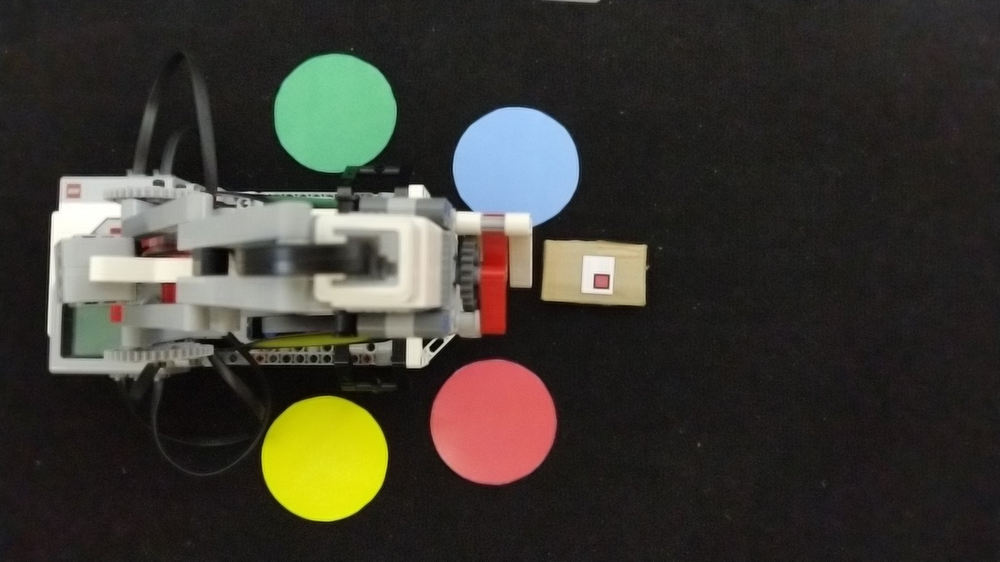
%> input picture teste.png, 1000 x 562 px, shrunk from 1920 x 1080 before the run
$ octave --eval "result = GetShape(imread('teste.png'));"   (GNU Octave 9; MATLAB toolbox functions it lacks are replaced by stand-ins)
%> lines starting %> are read from the running program, lines starting %| are printed output that depends on the picture; in (x1, y1, x2, y2) boxes, pixels count from 0 and x2, y2 are one past the last pixel; in counts of white or black regions, pixels touching at a corner belong together; the program's own positions count from 1
function [shape] = GetShape(im_IN)
%GETSHAPE Finds shape of object within picture

%convert rgb to gray
im_IN_gray = rgb2gray(im_IN);
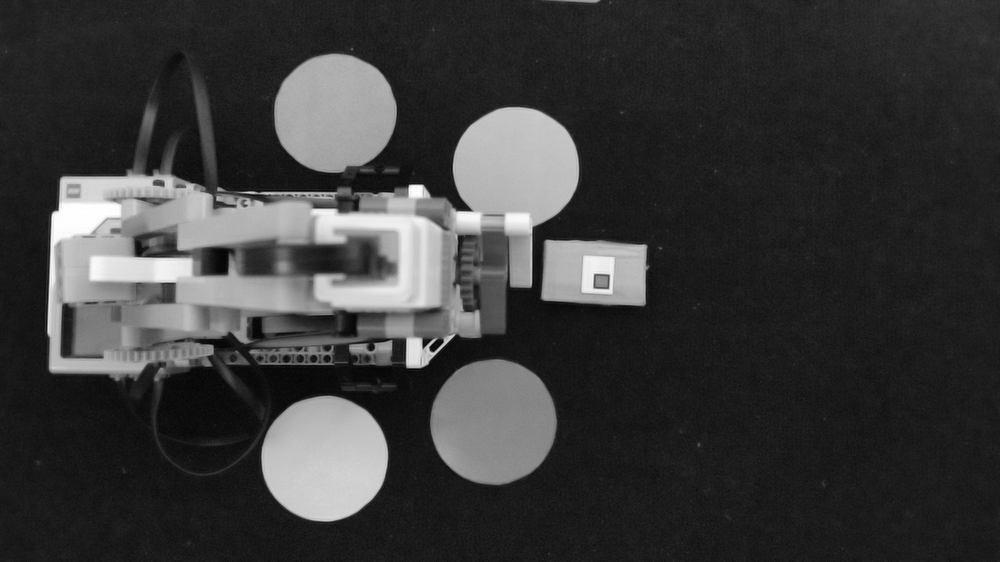
%> im_IN_gray: size 562x1000 uint8; min 1, max 255, mean 58

%binarize image
im_BW = imbinarize(im_IN_gray);
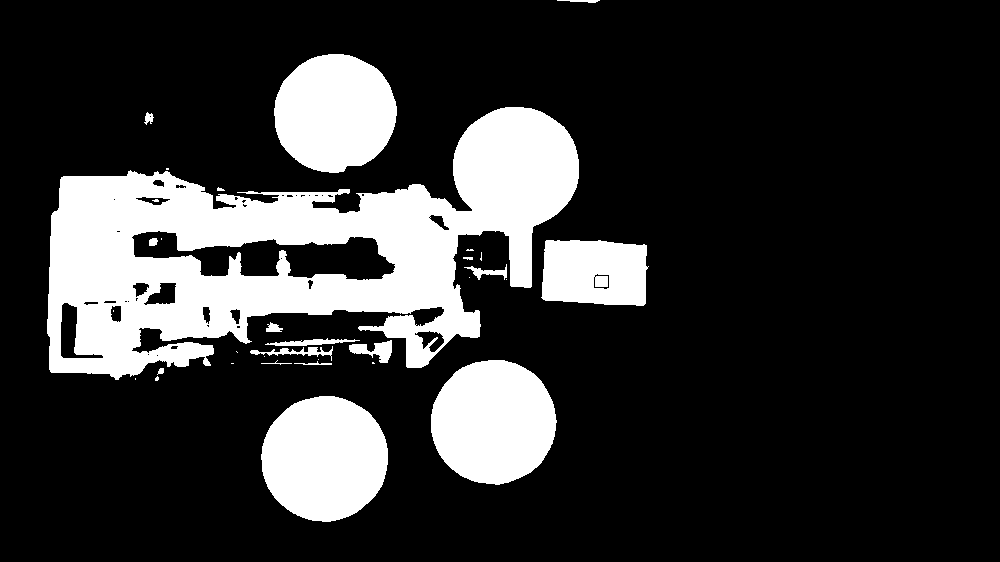
%> im_BW: size 562x1000 logical; 19.9% white; 33 white regions (15 under 20 px), largest, box (x1, y1, x2, y2) and area: (47, 107, 579, 380) 67475, (261, 396, 388, 522) 12491, (431, 360, 557, 485) 12267

% Define o kernelde pesquisa
se =  strel('disk',5);
% Aplica uma erosão à imagem
im_BW = imerode(im_BW, se);
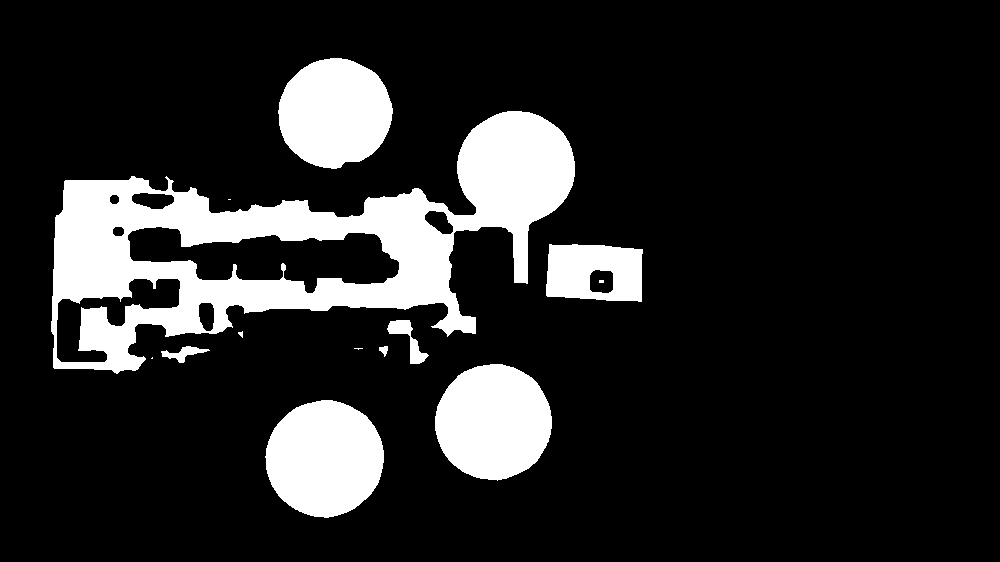
%> im_BW: size 562x1000 logical; 15.2% white; 13 white regions (4 under 20 px), largest, box (x1, y1, x2, y2) and area: (51, 111, 575, 374) 48838, (265, 400, 384, 518) 10823, (435, 364, 552, 481) 10610
%subplot(2, 3, 6);imshow(im_BW); title('Eroded object');

Objects = bwconncomp(im_BW, 8);
%> Objects = 13 connected components
info = regionprops(Objects, 'Circularity');
%> info = 13 items; first 5, Circularity: 0.166, 0.97, 0.308, 0.756, 0.693

if (info(1).Circularity >= 0.9)
    shape = 'circle';
elseif (info(1).Circularity >= 0.75)
    shape = 'square';
else
    shape = 'triangle';
end

disp('Circularity: ');
disp(info(1).Circularity);
%| 0.1661
disp('Shape: ');
disp(shape);

end
